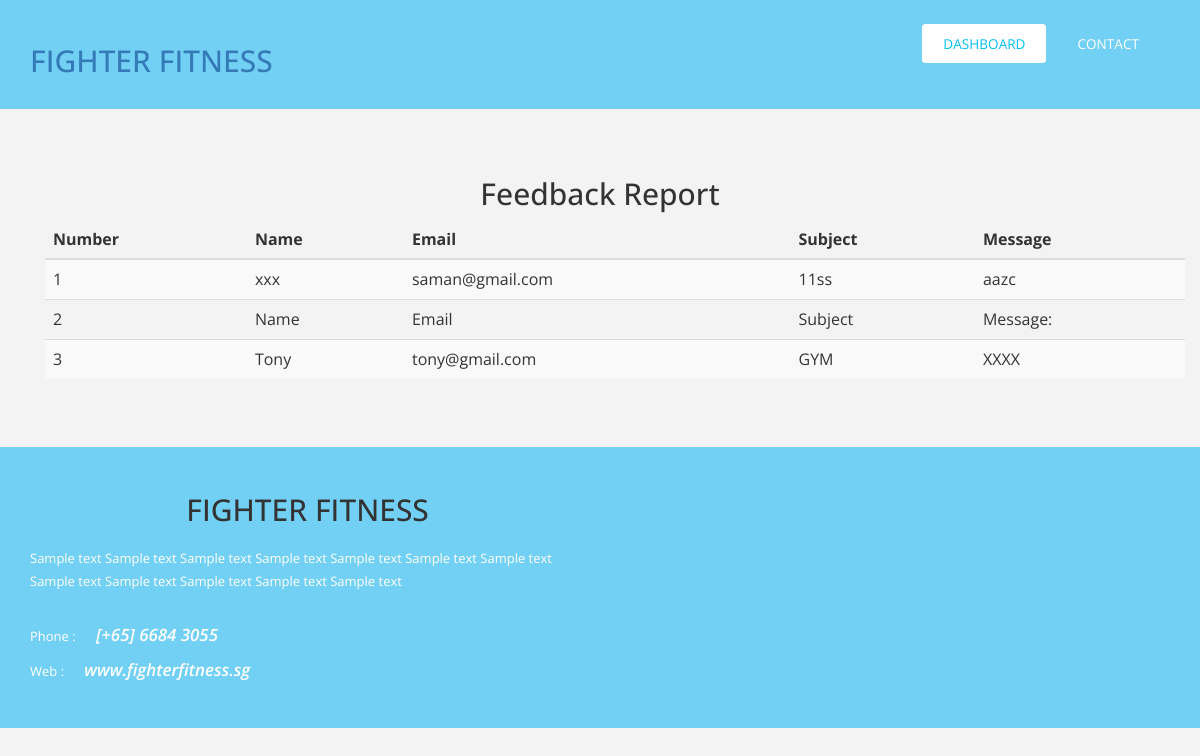
Screenshot of /feedback_report.php with the database file from the repository.
### tables this page shows
CREATE TABLE `tblfeedback` (
  `id` int(11) NOT NULL,
  `Name` varchar(100) NOT NULL,
  `Email` varchar(100) NOT NULL,
  `Subject` varchar(50) NOT NULL,
  `Message` varchar(255) NOT NULL
);

### feedback_report.php (the view, shortened to what this page needs)
<?php
include_Once('./dbcon.php');
?>
<!DOCTYPE HTML>
<html>
<head>
<link href="css/bootstrap.css" rel='stylesheet' type='text/css' />
<link rel="stylesheet" href="https://maxcdn.bootstrapcdn.com/bootstrap/3.4.1/css/bootstrap.min.css">
<link href="css/style.css" rel='stylesheet' type='text/css' />
</head>
<body>
    <div class="menu">
	  <div class="container">
		 <div class="logo">
			<a href="index.php"><H2>FIGHTER FITNESS</H2></a>
		 </div>
		 <div class="h_menu4">
			 <ul class="nav">
			   <li class="active"><a href="admin_Dashboard.php">Dashboard</a></li>
			   <li><a href="contact.php">Contact</a></li>
			 </ul>
		  </div>
	  </div>
	</div>
        <div class="main">
          <div class="register-grids">
          	<div class="container">
          		<?php
					$query = "SELECT * FROM tblfeedback";
					echo '<h2 align="center">Feedback Report</h2>';
					echo '<div class="container">
						  <table class="table table-striped" align="center">
						    <thead>
						      <tr>
						        <th>Number</th>
						        <th>Name</th>
						        <th>Email</th>
						        <th>Subject</th>
						        <th>Message</th>
						      </tr>
						    </thead>
						    <tbody>'
					      ;
							if ($result = mysqli_query($con,$query)) {
							    while ($row = $result->fetch_assoc()) {
							        $id = $row["id"];
							        $Name = $row["Name"];
							        $email = $row["Email"];
							        $subject = $row["Subject"];
							        $message = $row["Message"];
					        		echo '<tr>
					                <td>'.$id.'</td>
					                <td>'.$Name.'</td>
					                <td>'.$email.'</td>
					                <td>'.$subject.'</td>
					                <td>'.$message.'</td>
					              </tr>';
					    }
					}
					echo '</tbody>';
					echo '</table>';
					echo '</div>' ;
					?>
					</div>
				</div>
         </div>
         <div class="footer-bottom">
		   <div class="container">
		 	 <div class="row section group">
				<div class="col-md-6">
					<div class="f-logo">
						<H2>FIGHTER FITNESS</H2>
					</div>
					<p class="m_9">Sample text Sample text Sample text Sample text Sample text Sample text Sample text Sample text Sample text Sample text Sample text Sample text</p>
					<p class="address">Phone : &nbsp;&nbsp;&nbsp;&nbsp;&nbsp;<span class="m_10">[+65] 6684 3055</span></p>
					<p class="address">Web : &nbsp;&nbsp;&nbsp;&nbsp;&nbsp;<span class="m_10">www.fighterfitness.sg</span></p>
				</div>
	  		  </div>
		 	</div>
		 </div>
</body>
</html>

### css/style.css (style rules this page uses)
html, body { font-family: 'Open Sans', sans-serif; background: #F3F3F3; font-size: 100%; }
body a { transition: 0.5s all; -webkit-transition: 0.5s all; -moz-transition: 0.5s all; -o-transition: 0.5s all; }
.menu { padding: 2% 0 1.8% 0; background: #72D0F4; z-index: 9999; width: 100%; clear: both; }
.logo { float:left; }
.h_menu4 { float:right; }
.nav { list-style: none; *zoom: 1; }
.nav:before, .nav:after { content: " "; display: table; }
.nav:after { clear: both; }
.nav li a { display: block; padding:9px 20px; color: #fff; font-size:0.85em; text-transform:uppercase; font-weight:400; margin-right: 10px; border:1px solid #72D0F4; }
.nav li { position: relative; }
.nav li.active a, .nav li a:hover { border:1px solid #fff; border-radius:3px; -webkit-border-radius:3px; -moz-border-radius:3px; -o-border-radius:3px; -webkit-transition: all 0.3s ease-out; -moz-transition: all 0.3s ease-out; -ms-transition: all 0.3s ease-out; -o-transition: all 0.3s ease-out; transition: all 0.3s ease-out; background:#fff; color:#00BFF0; }
.nav > li { float: left; }
.footer-bottom { background:#72d0f4; padding:3% 0; }
.f-logo { text-align: center; margin-top: -10px; padding-bottom: 2%; }
p.m_9 { color:#fff; font-size:0.8125em; line-height:1.8em; margin-bottom: 5%; }
p.address { color:#fff; font-size:0.8125em; line-height:1.5em; }
span.m_10 { font-style:italic; font-size:1.3em; font-weight:600; line-height: 1.5em; }
.register-grids { padding:4% 0; }

### rows the page displays
tblfeedback: id "1", Name "xxx", Email "saman@gmail.com", Subject "11ss", Message "aazc"
tblfeedback: id "2", Name "Name", Email "Email", Subject "Subject", Message "Message:"
tblfeedback: id "3", Name "Tony", Email "tony@gmail.com", Subject "GYM", Message "XXXX"
